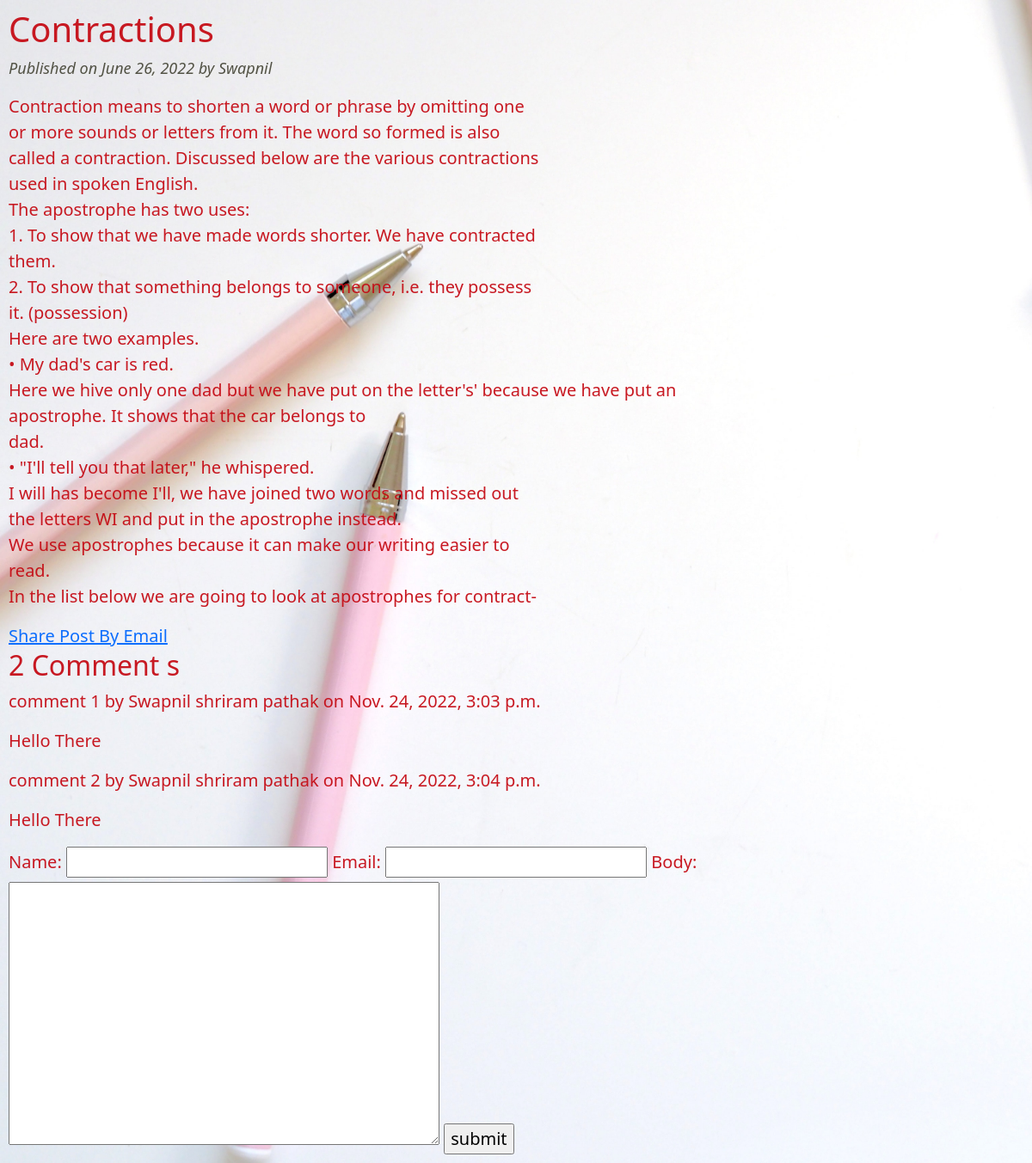
The app's page /2022/06/26/contractions with its own data.
### myblog/models.py (models this page shows, shortened)
class Post(models.Model):
    STATUS_CHOICE = (('draft','Draft'),('publish','Publish'))
    title = models.CharField(max_length=256)
    slug = models.SlugField(max_length=256, unique_for_date='publish')
    author =models.ForeignKey(User,on_delete=models.DO_NOTHING,related_name='Posts' )
    body = models.TextField()
    publish = models.DateField(default=timezone.now)
    created = models.DateTimeField(auto_now_add=True)
    update = models.DateTimeField(auto_now=True)
    status=models.CharField(max_length=10,choices=STATUS_CHOICE, default='draft')
    objects=CustomManager()
    class Meta:
        ordering=('-publish',)

class Comment(models.Model):
    post = models.ForeignKey(Post,related_name='comments',on_delete=models.CASCADE)
    name= models.CharField(max_length=32)
    email = models.EmailField()
    body = models.TextField()
    created=models.DateTimeField(auto_now_add=True)
    update = models.DateTimeField(auto_now=True)
    active = models.BooleanField(default=True)
    class Meta:
        ordering=('created',)

### myblog/views.py (the view)
# urls.py: path('<year>/<month>/<day>/<post>',views.post_detail_view,name='post_detail'),
def post_detail_view(request, year, month, day, post):
    post = get_object_or_404(Post, slug=post,
                             status='publish',
                             publish__year=year,
                             publish__month=month,
                             publish__day=day)
    comments = post.comments.filter(active = True)
    csubmit = False
    if request.method== 'POST':
        form = CommentForm(data=request.POST)
        if form.is_valid():
            new = form.save(commit=False)
            new.post = post
            new.save()
            csubmit=True
    else:
        form = CommentForm()
    return render(request,'post_detail.html',{'post': post,'form':form,'comments':comments, 'csubmit':csubmit})

### myblog/forms.py
class CommentForm(forms.ModelForm):
    class Meta:
        model = Comment
        fields=('name','email','body')

### myblog/models.py (called while the page is built)
    def get_queryset(self):
        return super().get_queryset().filter(status='publish')

### templates/post_detail.html (shortened to what this page needs)
{% extends 'base.html'%}
        {% block content %}
            <h1>{{post.title}}</h1>
             <p id="date"> Published on {{post.publish}} by {{post.author|title}}</p>
             {{post.body|linebreaks}}
            <a href = "/{{post.id}}/share">Share Post By Email</a>
            {% with comments.count as comments_count %}
            <h2>{{comments_count}} Comment {{comments_count|pluralize}}</h2>
            {% endwith %}
            {% if comments %}
                {% for comments in comments %}
                <p id="ch"> comment {{forloop.counter}} by {{comments.name}} on {{comments.created}}
                </p>
                <div class="cb">
                    {{comments.body|linebreaks}}
                </div>
                {% endfor %}
            {% endif %}
            {% if csubmit %}
            <h2>Your Comment is added successfully</h2>
            {% else %}
            <form method="post">
                {{form}}
                <input type="submit" value="submit">
            </form>
            {% endif %}
        {%endblock%}

### static/css/blog1.css (style rules this page uses)
#date { color: rgb(82, 82, 69); font-size: 18px; font-style: italic; }

### records on screen
Post: title "Contractions", publish "June 26, 2022", author "Swapnil", body "Contraction means to shorten a word or phrase by omitting one or more sounds or letters from it. The word so formed is also called a contraction. Discussed below are the various contractions used in spoken English. The apostrophe has two uses: 1. To show that we have made words shorter. We have contracted them. 2. To show that something belongs to someone, i.e. they possess it. (possession) Here are two examples. • My dad's car is red. Here we hive only one dad but we have put on the letter's' because we have put an apostrophe. It shows that the car belongs to dad. • \"I'll tell you that later,\" he whispered. I will has become I'll, we have joined two words and missed out the letters WI and…"
Comment: name "Swapnil shriram pathak", created "Nov. 24, 2022, 3:03 p.m.", body "Hello There"
Comment: name "Swapnil shriram pathak", created "Nov. 24, 2022, 3:04 p.m.", body "Hello There"

### other values on screen
{{ comments_count }} "2"
